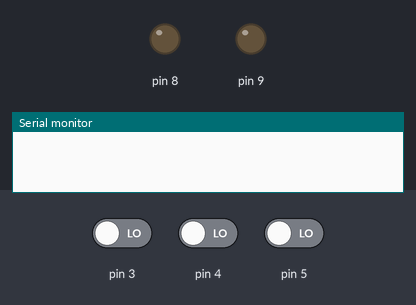
A sketch run on a simulated Arduino Uno, built with avr-gcc and run on an emulated ATmega328P. Shown: output pins drawn as LEDs (lit = HIGH), the last lines printed to the serial monitor. The inputs (shaded band) are chosen by the test bench; at power-on: pin 3 LOW, pin 4 LOW, pin 5 LOW.

Above: at 1.2 s.
1.3 s: pin 3 driven HIGH
At 1.7 s:
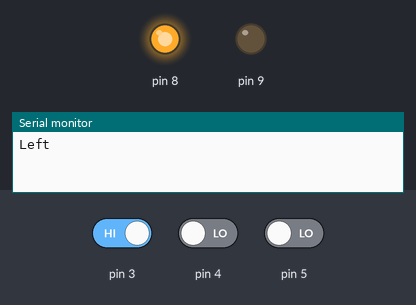
2.8 s: pin 4 driven HIGH
At 3.1 s:
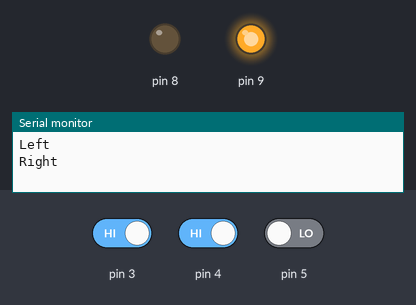
4.3 s: pin 5 driven HIGH
At 5.7 s:
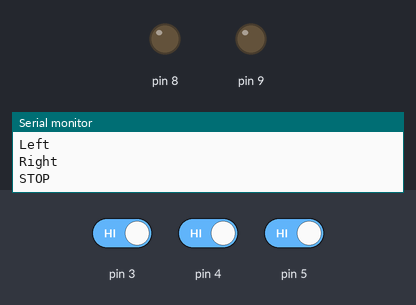
Timing chart, 0 to 7.3 s (numbered marks = the images above; inputs shaded):
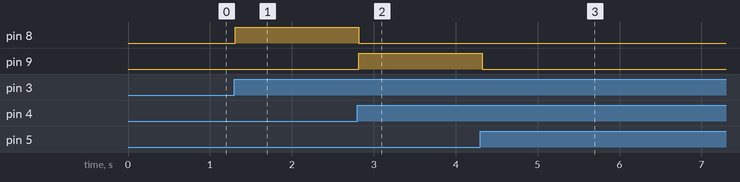

Measured:
- after the input at 1.3 s, pin 8: LOW → HIGH at once
- after the input at 2.8 s, pin 8: HIGH → LOW at once; pin 9: LOW → HIGH at once
- after the input at 4.3 s, pin 9: HIGH → LOW at once

The sketch:

EngineControl.ino
```cpp
//initialization of vars for rising edge detection
int buttonStateLeft = 0;
int lastButtonStateLeft = 0;

int buttonStateRight = 0;
int lastButtonStateRight = 0;

int buttonStateStop = 0;
int lastButtonStateStop = 0;

void setup()
{
  //input init
  pinMode(3, INPUT);
  pinMode(4, INPUT);
  pinMode(5, INPUT);

  Serial.begin(9600);
  //output init and assignment
  pinMode(8, OUTPUT);
  pinMode(9, OUTPUT);
  digitalWrite(8, LOW);
  digitalWrite(9, LOW);

}

//loop with engine control, priority for Stop button
void loop()
{
  // read the pushbutton input pin
   buttonStateLeft = digitalRead(3);
   buttonStateRight = digitalRead(4);
   buttonStateStop = digitalRead(5);

  // compare the buttonState to its previous state
  if (buttonStateLeft != lastButtonStateLeft) {
    if (buttonStateLeft == HIGH) {
      Serial.println("Left");
      digitalWrite(8, HIGH);
 	  digitalWrite(9, LOW);
    }

  }

   delay(5);
   lastButtonStateLeft = buttonStateLeft;

    if (buttonStateRight != lastButtonStateRight) {
    if (buttonStateRight == HIGH) {
      Serial.println("Right");
      digitalWrite(8, LOW);
 	  digitalWrite(9, HIGH);
      }
    }

   delay(5);
   lastButtonStateRight = buttonStateRight;

    if (buttonStateStop != lastButtonStateStop) {
    if (buttonStateStop == HIGH) {
      Serial.println("STOP");
      digitalWrite(8, LOW);
 	  digitalWrite(9, LOW);
      }
    }

   delay(5);
   lastButtonStateStop = buttonStateStop;
}
```
